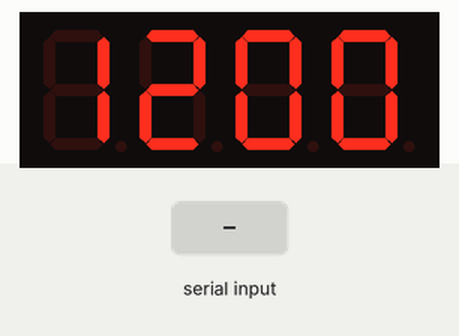
Recording of a sketch running on a simulated Arduino Uno, built with avr-gcc and run on an emulated ATmega328P. On the bench: 4-digit seven-segment display. Wiring (inferred from the names in the program): 4-digit 7-segment display, segments lit when LOW: segments pin 7, pin 6, pin 5, pin 10, pin 11, pin 8, pin 9, pin 4; digit selects pin 13, pin 12, pin 3, pin 2. Inputs (shaded band) come from the test bench. The segment pins are drawn as the display they are named for.

Above: at 1.2 s.
1.3 s: "200\n" received over Serial
At 1.7 s:
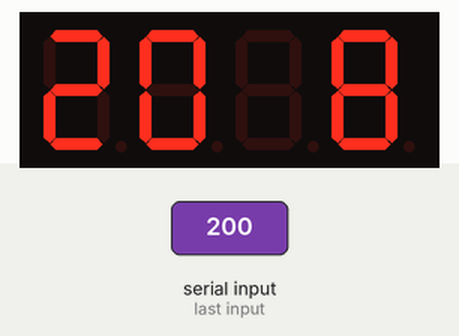
Timing chart, 0 to 4.3 s (numbered marks = the images above; inputs shaded):
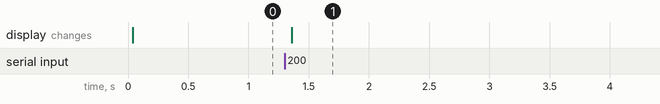

The sketch:

seg_clock.ino
```cpp
/*
 * ====================================================
 *      Name: seg_clock.ino
 *   Version: 1.0
 *  Compiler: arduino-IDE
 *   Company: WWW.SOGWORKS.CN
 * Functioin: a clock with arduino uno
 * =====================================================
 * */

/*
 *数码管引脚号:(3462BS这一面对着你)
 *数码管上排：12 - 6
 *数码管下排：1  - 6
 *
 * 数码管引脚号对应的 led段：
 * 数码管引脚 - arduino引脚
 * A-11            7
 * B-7             6
 * C-4             5
 * D-2             10
 * E-1             11
 * F-10            8
 * G-5             9
 * DP-3            4
 * DIG1-12         13
 * DIG2-9          12
 * DIG3-8          3
 * DIG4-6          2
 * */


//设置控制各段的数字IO 脚
int a=7;			//定义数字接口7 连接a 段数码管
int b=6;			// 定义数字接口6 连接b 段数码管
int c=5;			// 定义数字接口5 连接c 段数码管
int d=10;			// 定义数字接口10 连接d 段数码管
int e=11;			// 定义数字接口11 连接e 段数码管
int f=8;			// 定义数字接口8 连接f 段数码管
int g=9;			// 定义数字接口9 连接g 段数码管
int dp=4;			// 定义数字接口4 连接dp 段数码管
int bitn[4]={
  13,12,3,2};		//有四个数码管，从左到右它们的共阴极引脚分别接arduino的13,12,3,2引脚
/*
 * 我们用的3462BS是共阳极的所以应该是,之前用的是共阴极的数码管
 * 所以可以只需要改动下面一行代码就可以了
 * 二极管正极--->
 *
 */
int high=LOW;					  //共阴极时high=HIGH；
int low=HIGH;					  //共阳极时low=LOW;
/* **时间用到的变量** */
int shi1=0;                       //小时的第一个数
int shi2=0;                       //小时的第二个数
int fen1=0;                       //小时的第一个数
int fen2=0;                       //小时的第二个数
/* **定时器用到的变量** */
byte miao=0;          		  //秒
byte fen=0;	          		  //分
byte shi=12;           		  //时
/* **串口相关变量** */
int restBytes=0;				  //串口中剩下的字节数

void digital_0(void)              //显示数字0
{
  unsigned char j;
  digitalWrite(a,high);
  digitalWrite(b,high);
  digitalWrite(c,high);
  digitalWrite(d,high);
  digitalWrite(e,high);
  digitalWrite(f,high);

  digitalWrite(g,low);
}
//显示数字1
void digital_1(void)
{
  unsigned char j;
  digitalWrite(c,high);			//给数字接口5 引脚高电平，点亮c 段
  digitalWrite(b,high);			//点亮b 段
  for(j=7;j<=11;j++)			//熄灭其余段
	digitalWrite(j,low);
  digitalWrite(dp,low);			//熄灭小数点DP 段
}
//显示数字2
void digital_2(void)
{
  unsigned char j;
  digitalWrite(b,high);
  digitalWrite(a,high);
  for(j=9;j<=11;j++)
	digitalWrite(j,high);
  digitalWrite(dp,low);
  digitalWrite(c,low);
  digitalWrite(f,low);
}
//显示数字3
void digital_3(void)
{
  unsigned char j;
  digitalWrite(g,high);
  digitalWrite(d,high);
  for(j=5;j<=7;j++)
	digitalWrite(j,high);
  digitalWrite(dp,low);
  digitalWrite(f,low);
  digitalWrite(e,low);
}
//显示数字4
void digital_4(void)
{
  digitalWrite(c,high);
  digitalWrite(b,high);
  digitalWrite(f,high);
  digitalWrite(g,high);
  digitalWrite(dp,low);
  digitalWrite(a,low);
  digitalWrite(e,low);
  digitalWrite(d,low);
}
//显示数字5
void digital_5(void)
{
  unsigned char j;
  for(j=7;j<=9;j++)
	digitalWrite(j,high);
  digitalWrite(c,high);
  digitalWrite(d,high);
  digitalWrite(dp,low);
  digitalWrite(b,low);
  digitalWrite(e,low);
}
//显示数字6
void digital_6(void)
{
  unsigned char j;
  for(j=7;j<=11;j++)
	digitalWrite(j,high);
  digitalWrite(c,high);
  digitalWrite(dp,low);
  digitalWrite(b,low);
}
//显示数字7
void digital_7(void)
{
  unsigned char j;
  for(j=5;j<=7;j++)
	digitalWrite(j,high);
  digitalWrite(dp,low);
  for(j=8;j<=11;j++)
	digitalWrite(j,low);
}
//显示数字8
void digital_8(void)
{
  unsigned char j;
  for(j=5;j<=11;j++)
	digitalWrite(j,high);
  digitalWrite(dp,low);
}
//显示数字9
void digital_9(void)
{
  unsigned char j;
  for(j=5;j<=11;j++)
	digitalWrite(j,high);
  digitalWrite(dp,low);
  digitalWrite(e,low);
}
/*
 *当lightUp_flag=1时，就是显示两个点
 *当lightUp_flag=0时，就是不显示两个点
 */
void dock(int lightUp_flag)
{
  unsigned char j;
  for(j=5;j<=11;j++)
	digitalWrite(j,low);
  if(lightUp_flag==1){
	digitalWrite(dp,high);
  }
  else{
	digitalWrite(dp,low);
  }
}
/*
 * 将数码管全部灭了
 */
void clearLED()
{
  digitalWrite(a,low);
  digitalWrite(b,low);
  digitalWrite(c,low);
  digitalWrite(d,low);
  digitalWrite(e,low);
  digitalWrite(f,low);
  digitalWrite(g,low);
  digitalWrite(dp,low);
  digitalWrite(13,high);
  digitalWrite(12,high);
  digitalWrite(3,high);
  digitalWrite(2,high);
}
/*
 * 第n个数码管的显示data
 * n   :从0开始
 * data:数码管显示的数字[0,9]
 */
void disp(int n,int data)
{
  clearLED();			//先灭一遍，选择好了是哪个后，在点亮第n个数码管
  switch(data)
  {
	case 0:
	  digital_0();
	  break;
	case 1:
	  digital_1();
	  break;
	case 2:
	  digital_2();
	  break;
	case 3:
	  digital_3();
	  break;
	case 4:
	  digital_4();
	  break;
	case 5:
	  digital_5();
	  break;
	case 6:
	  digital_6();
	  break;
	case 7:
	  digital_7();
	  break;
	case 8:
	  digital_8();
	  break;
	case 9:
	  digital_9();
	  break;
	default:
	  break;
  }
  digitalWrite(bitn[n],low);			//点亮第n个数码管
}

/*
 * 将定时器中断设为1ms
 */
void init_time()
{
  TCCR2A |= (1 <<WGM21) | (1 << WGM20);  //fast PWM模式
  TCCR2B |= (1 << CS22 );  			     //64分频
  TCCR2B &= ~((1 <<CS21) | (1 <<CS20));  //64分频
  TCCR2B &= ~((1 << WGM21 ) | (1 << WGM20));
  ASSR |= ( 1 << AS2 );                  //时钟和晶振同步
  TIMSK2 |= ( 1 << TOIE2 ) | ( 0 << OCIE2B );//使能定时中断
  TCNT2 = 6;  							 //初始化技术寄存器的值
  sei();  								 //开总中断
}

int count_ms=0;							//ms计数器
/*
 * 定时器2溢出中断
 * */
ISR(TIMER2_OVF_vect)
{
  TCNT2 = 6;  							//重新填写定时器2计数器
  ++count_ms;  							//ms计数加1
  //当到了1s的时候，就让秒计数器加1,并且ms计数器清零
  if(count_ms==1000){
	count_ms=0;
	miao++;
  }
}


void setup()
{
  Serial.begin(115200);
  init_time();
  for(int i=2;i<=13;i++)
	pinMode(i,OUTPUT);//设置4～11 引脚为输出模式
}

void loop()
{
  //test
	if(miao>=60)		    //满60秒清零,分加1
	{
	  miao=0;
	  fen++;
	  if(fen>=60)	   //满60分就清零,时加1
	  {
		fen=0;
		shi++;
		if(shi>=24)	   //满24小时清0
		  shi=0;
	  }
	}
	//没到500ms的时候就让
	if(count_ms<500){	   //前500ms的时候就一直让两个点亮
	  clearLED();
	  digitalWrite(bitn[1],low);
	  dock(1);
	}
	else if(count_ms<1000){//后500ms就一直让两个点灭
	  clearLED();
	  digitalWrite(bitn[1],low);
	  dock(0);
	}
	//一个一个的显示时间
	disp(0,shi/10);		//显示变量内容
	delay(1);
	disp(1,shi%10);		//显示变量内容
	delay(1);
	disp(2,fen/10);		//显示变量内容
	delay(1);
	disp(3,fen%10);		//显示变量内容
	delay(1);
	//读取串口里的byte的个数
	restBytes=Serial.available();
	//如果刚好是4个就读出来,这里其实可以加一个过滤，让读取的数据只能是0-9的数字，后面可以加上，很简单
	if(restBytes == 4){
	  shi1=Serial.read()-48;//读取到的ascii码减去字符'0'的ascii码值
	  shi2=Serial.read()-48;
	  fen1=Serial.read()-48;
	  fen2=Serial.read()-48;
	  shi=shi1*10 + shi2;
	  fen=fen1*10 + fen2;
	}
	//串口中byte的格式如果不是4个，我们就清空串口
	else{
	  while(Serial.available()>0){
		Serial.read();
	  }
	}

	/* 	测试serialEvent：
		if (stringComplete) {
		Serial.println("stringComplete=1");
		clear the string:
		inputString = "";
		stringComplete = false;
		}
		*/
}

/*
String inputString = "";         // a string to hold incoming data
boolean stringComplete = false;  // whether the string is complete
void serialEvent() {
	Serial.println("event");
	while (Serial.available()) {
		char inChar = (char)Serial.read();
		inputString += inChar;
		if (inChar == '#') {
			stringComplete = true;
		}
	}
}*/
```

Measured:
- after the input at 1.3 s, the display: changes after 0.06 s (image 1)
